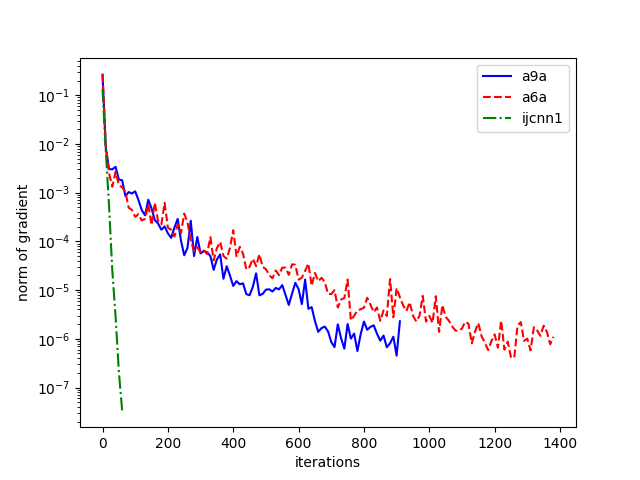

This chart was generated by the following Python code:
#  Optimization Methods Homework 3
#  Problem 4 Logistics Regression by L-BFRS
#  Author: Oculins
#  Reference: https://bicmr.pku.edu.cn/~wenzw/optbook/pages/lbfgs/demo_lr_lbfgs.html

import numpy as np
from libsvm.python.libsvm.svm import *
from libsvm.python.libsvm.svmutil import *
from libsvm.python.libsvm.svm import __all__ as svm_all
from LR_util import *
from tCG import *
from LineSearch import *
from L_BFGS import *
import matplotlib.pyplot as plt
import matplotlib as mpl

# a9a数据集测试
b, A = svm_read_problem('a9a_test.txt', True)
A = A.toarray()
b.resize((len(b), 1))
m, n = A.shape
mu = 1e-2 / m

opts = opts_struct()
opts.xtol = 1e-6
opts.gtol = 1e-6
opts.ftol = 1e-16
opts.rho1 = -1
opts.rho2 = -1
opts.maxit = 2000
opts.m = 5
opts.storeitr = -1
opts.record = 0
opts.itPrint = -1
x0 = np.zeros([n, 1])

x1, out1 = fminLBFGS_Loop(x0, A, b, mu, opts)

# a6a数据集测试
b, A = svm_read_problem('a6a_test.txt', True)
A = A.toarray()
b.resize((len(b), 1))
m, n = A.shape
mu = 1e-2 / m
x0 = np.zeros([n, 1])

x2, out2 = fminLBFGS_Loop(x0, A, b, mu, opts)

# ijcnn1数据集测试
b, A = svm_read_problem('ijcnn1_test.txt', True)
A = A.toarray()
b.resize((len(b), 1))
m, n = A.shape
mu = 1e-2 / m
x0 = np.zeros([n, 1])

x3, out3 = fminLBFGS_Loop(x0, A, b, mu, opts)

# 可视化
fig1 = plt.figure()
plt.yscale('log')
xx = np.arange(0, out1.iter, 10)
nrmG1 = []
for i in range(len(xx)):
    nrmG1.append(out1.nrmG[xx[i]])
plt.plot(xx, nrmG1, color='blue', label="a9a")
xx2 = np.arange(0, out2.iter, 10)
nrmG2 = []
for i in range(len(xx2)):
    nrmG2.append(out2.nrmG[xx2[i]])
plt.plot(xx2, nrmG2, color='red', label="a6a", linestyle='--')
xx3 = np.arange(0, out3.iter, 10)
nrmG3 = []
for i in range(len(xx3)):
    nrmG3.append(out3.nrmG[xx3[i]])
plt.plot(xx3, nrmG3, color='green', label="ijcnn1", linestyle='-.')
plt.legend(loc='upper right')
plt.xlabel("iterations")
plt.ylabel('norm of gradient')
plt.show()
fig1.savefig('./L_BFGS_LR.png')
